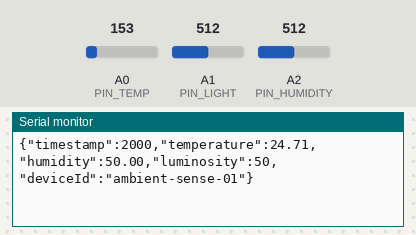
Bench run of a sketch on a simulated Arduino Uno, built with avr-gcc and run on an emulated ATmega328P. Shown: the last lines printed to the serial monitor. The inputs (shaded band) are chosen by the test bench; at power-on: A1 (PIN_LIGHT) = 512, A0 (PIN_TEMP) = 153, A2 (PIN_HUMIDITY) = 512.

Above: at 2.8 s.
2.9 s: A1 (PIN_LIGHT) set to 1005
At 3.8 s:
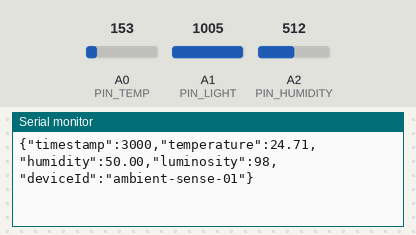
7.1 s: A1 (PIN_LIGHT) set to 1023
At 7.1 s:
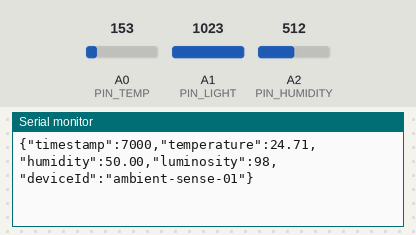
Timing chart, 0 to 10.1 s (numbered marks = the images above; inputs shaded):
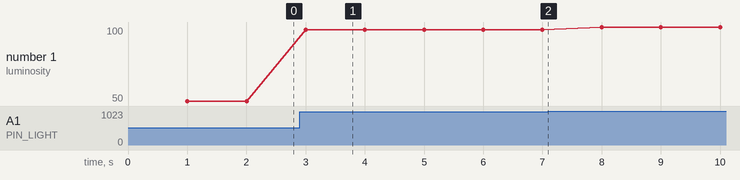

Measured:
- after the input at 2.9 s, the serial monitor: prints a new line after 0.10 s (image 1)
- plotted number 1: 50 → 98 after the input at 2.9 s, 98 → 100 after the input at 7.1 s

The sketch:

AmbientSense.ino
```cpp
/*
 * AmbientSense — Tinkercad / UNO: A0 TMP36 (°C), A1 luminosidade 0–100%, A2 umidade simulada.
 * Serial 9600 baud, uma linha JSON por amostra.
 */
static const char DEVICE_ID[] = "ambient-sense-01";
static const uint32_t INTERVAL_MS = 1000;

static const uint8_t PIN_TEMP = A0;
static const uint8_t PIN_LIGHT = A1;
static const uint8_t PIN_HUMIDITY = A2;

static float readTemperatureC() {
  int raw = analogRead(PIN_TEMP);
  float v = raw * (5.0f / 1024.0f);
  return (v - 0.5f) * 100.0f;
}

static int readLuminosityPercent() {
  int raw = analogRead(PIN_LIGHT);
  raw = constrain(raw, 0, 1023);
  return (int)map(raw, 0, 1023, 0, 100);
}

static float readHumidityPercent() {
  int raw = analogRead(PIN_HUMIDITY);
  raw = constrain(raw, 0, 1023);
  return (float)map(raw, 0, 1023, 0, 100);
}

static void emitJsonLine(uint32_t tsMs, float tempC, float humPct, int lumPct) {
  Serial.print(F("{\"timestamp\":"));
  Serial.print(tsMs);
  Serial.print(F(",\"temperature\":"));
  Serial.print(tempC, 2);
  Serial.print(F(",\"humidity\":"));
  Serial.print(humPct, 2);
  Serial.print(F(",\"luminosity\":"));
  Serial.print(lumPct);
  Serial.print(F(",\"deviceId\":\""));
  Serial.print(DEVICE_ID);
  Serial.println(F("\"}"));
}

void setup() {
  Serial.begin(9600);
  pinMode(PIN_TEMP, INPUT);
  pinMode(PIN_LIGHT, INPUT);
  pinMode(PIN_HUMIDITY, INPUT);
}

void loop() {
  static uint32_t lastTick = 0;
  uint32_t now = millis();

  if (now - lastTick < INTERVAL_MS) {
    return;
  }
  lastTick = now;

  float t = readTemperatureC();
  float h = readHumidityPercent();
  int lum = readLuminosityPercent();

  emitJsonLine(now, t, h, lum);
}
```
